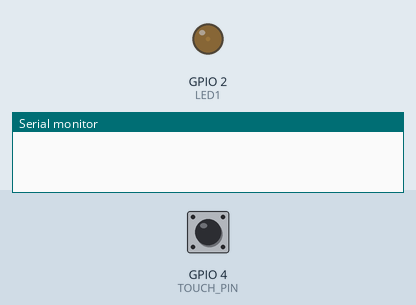
This sketch was run on a simulated ESP32. Shown: output pins drawn as LEDs (lit = HIGH), the last lines printed to the serial monitor. The inputs (shaded band) are chosen by the test bench; at power-on: GPIO 4 (TOUCH_PIN) HIGH.

Above: at 0.05 s.
At 1.5 s:
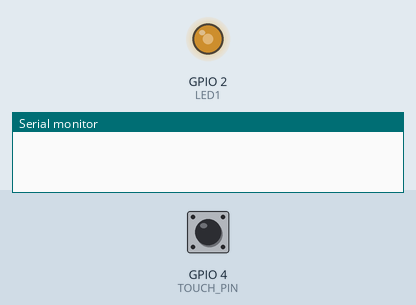
At 2.6 s:
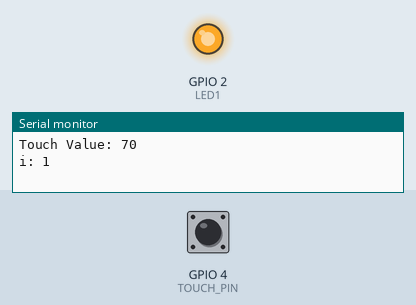
At 3.75 s:
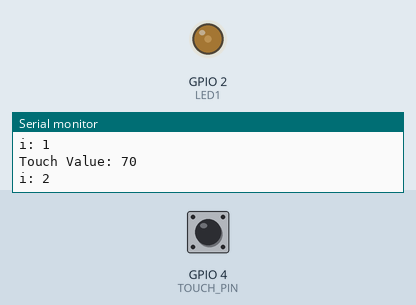
Timing chart, 0 to 8.8 s (numbered marks = the images above):
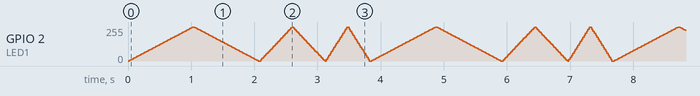

The sketch:

ex05.ino
```cpp
#define LED1  2
#define TOUCH_PIN 4
#define THRESHOLD 500
int touchValue;
int fre = 100;
int re = 8;
int i =0;
bool canTouch = true;

void count() {
  if(canTouch){
     i++;
     if(i>=4)i-=3;
    canTouch=false;
   }
}

void shine(int i)
{
  for(int dutycycle = 0;dutycycle<=255;dutycycle+=5*i)
  {
    ledcWrite(LED1,dutycycle);
    delay(20);
  }
  for(int dutycycle = 255;dutycycle>=0;dutycycle-=5*i)
  {
    ledcWrite(LED1,dutycycle);
    delay(20);
  }
}

void setup() {
  Serial.begin(115200);
  ledcAttach(LED1,fre,re);
  touchAttachInterrupt(TOUCH_PIN,count, THRESHOLD);
}

void loop() {
  touchValue = touchRead(TOUCH_PIN);
  if(touchValue<500)canTouch=true;
  count();
  shine(i);
  Serial.print("Touch Value: ");
  Serial.println(touchValue);
  Serial.print("i: ");
  Serial.println(i);
}
```

Measured:
- by itself, GPIO 2 (LED1): moves between 0/255 and 255/255, repeating every 3.8 s
